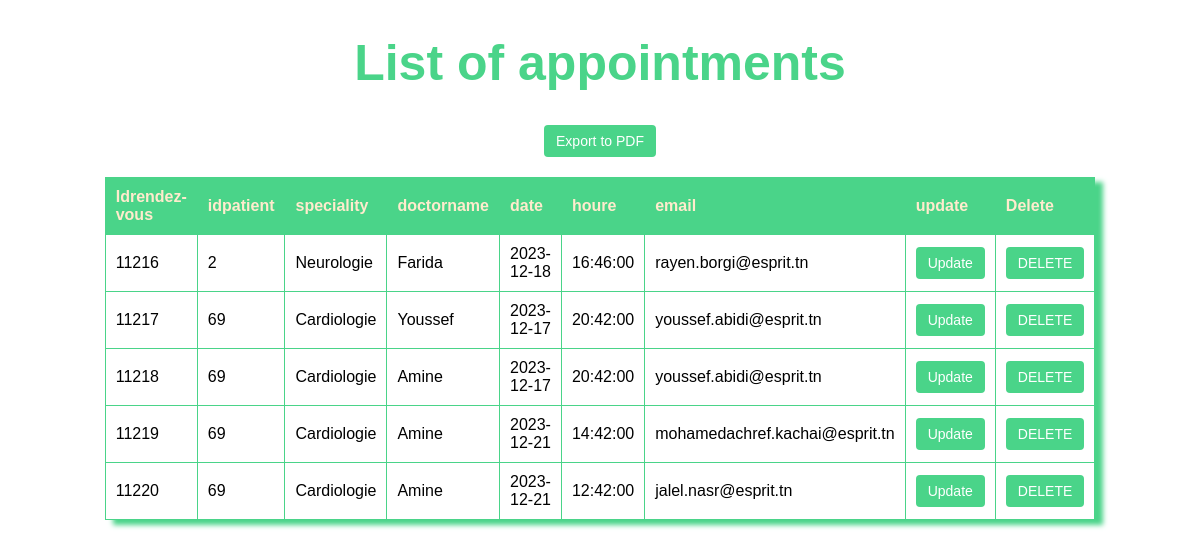
/View/rendez-vous/listrendez-vous.php, run on the app's committed database.
### tables this page shows
CREATE TABLE `consultation` (
  `idrendezvous` int(11) NOT NULL,
  `idpatient` int(11) NOT NULL,
  `specialite` text NOT NULL,
  `nommedecin` text NOT NULL,
  `daterendezvous` date NOT NULL,
  `heure` time NOT NULL,
  `email` text NOT NULL
);

### Controller/rendez-vous/rendez-vousC.php (called while the page is built, shortened)
<?php
class rendezvousC
{
    public function listrendez_vous()
    {
        $sql = "SELECT * FROM consultation";
        $db = config::getConnexion();
        try {
            $liste = $db->query($sql);
            return $liste;
        } catch (Exception $e) {
            die('Error:' . $e->getMessage());
        }
    }
}

### View/rendez-vous/listrendez-vous.php (the view, shortened to what this page needs)
<?php
include "../../Controller/rendez-vous/rendez-vousC.php";
$rendezvous = new rendezvousC();
$tab = $rendezvous->listrendez_vous();
?>
<!DOCTYPE html>
<html lang="en">
<head>
    <link rel="stylesheet" href="../../tools/parapharmacie/style2.css">
</head>
<body>
    <center>
        <h1>List of appointments</h1>
    </center>
<center>
    <form method="POST" action="../../View/rendez-vous/listpdf.php"  class="a">
        <input type="submit" name="export_pdf_button" value="Export to PDF">
    </form>
</center>
    <table border="1" align="center" width="70%" class="table">
        <tr>
            <th>Idrendez-vous</th>
            <th>idpatient</th>
            <th>speciality</th>
            <th>doctorname</th>
            <th>date</th>
            <th>houre</th>
            <th>email</th>
            <th>update</th>
            <th>Delete</th>
        </tr>
        <?php
        foreach ($tab as $consultation) {
        ?>
            <tr>
                <td><?= $consultation['idrendezvous']; ?></td>
                <td><?= $consultation['idpatient']; ?></td>
                <td><?= $consultation['specialite']; ?></td>
                <td><?= $consultation['nommedecin']; ?></td>
                <td><?= $consultation['daterendezvous']; ?></td>
                <td><?= $consultation['heure']; ?></td>
                <td><?= $consultation['email']; ?></td>
                <td align="center">
                    <form method="POST" action="../../View/rendez-vous/modifrendez-vous.php">
                        <input type="submit" name="update" value="Update">
                    </form>
                </td>
                <td align="center">
                    <form method="POST" action="../../View/rendez-vous/supprendez-vous.php">
                        <input type="submit" name="supprendez-vous" value="DELETE">
                    </form>
                </td>
            </tr>
        <?php
        }
        ?>
    </table>
</body>
</html>

### tools/parapharmacie/style2.css (style rules this page uses)
body { font-family: Arial, sans-serif; background-color: #fff; }
center { margin-bottom: 10px; }
.table { width: 80%; border-collapse: collapse; margin: 20px auto; background-color:transparent; box-shadow: 8px 5px 5px#4AD489; }
th, td { border: 1px solid #4AD489 ; padding: 10px; text-align: left; color:blanc; }
th { background-color:#4AD489 ; }
.table th { color:blanchedalmond; }
form { display: inline-block; }
input[type="submit"] { background-color:#4AD489; color: white; border: none; padding: 8px 12px; text-align: center; text-decoration: none; display: inline-block; font-size: 14px; cursor: pointer; border-radius: 4px; }
h1 { color:#4AD489; font-size:50px; }
.a { text-decoration: none; color:#4AD489; padding: 0px 20px; border-radius: 5px; }

### data on the page
consultation: idrendezvous "11216", idpatient "2", specialite "Neurologie", nommedecin "Farida", daterendezvous "2023-12-18", heure "16:46:00", email "rayen.borgi@esprit.tn"
consultation: idrendezvous "11217", idpatient "69", specialite "Cardiologie", nommedecin "Youssef", daterendezvous "2023-12-17", heure "20:42:00", email "youssef.abidi@esprit.tn"
consultation: idrendezvous "11218", idpatient "69", specialite "Cardiologie", nommedecin "Amine", daterendezvous "2023-12-17", heure "20:42:00", email "youssef.abidi@esprit.tn"
consultation: idrendezvous "11219", idpatient "69", specialite "Cardiologie", nommedecin "Amine", daterendezvous "2023-12-21", heure "14:42:00", email "mohamedachref.kachai@esprit.tn"
consultation: idrendezvous "11220", idpatient "69", specialite "Cardiologie", nommedecin "Amine", daterendezvous "2023-12-21", heure "12:42:00", email "jalel.nasr@esprit.tn"
